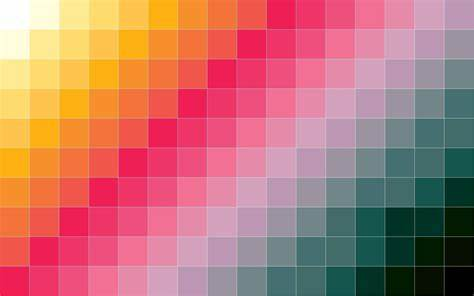
#> input picture TTL Lab/Day_6/momo.jpg, 474 x 296 px
$ jupyter execute Lab_6.ipynb
#> lines starting #> are read from the running program, lines starting #| are printed output that depends on the picture; long printed decimals are rounded
# Import and initialization

[cell 1]
import numpy as np
import pandas as pd
import cv2 as cv
import html5lib
import matplotlib.pyplot as plt
from google.colab.patches import cv2_imshow

# Image Histogram

[cell 2]
# Read the image
img = cv.imread('momo.jpg', 0)
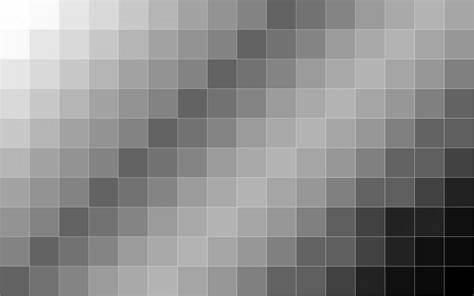
#> img: shape (296, 474); min 0, max 255, mean 139.9
plt.xlabel("Value")
plt.title('Histogram for given Image')
plt.xlabel("pixel intensity")
plt.ylabel("pixel frequency")
print(plt.hist(img))
#> (printed output is left out)
cv2_imshow(img)
cv.waitKey()
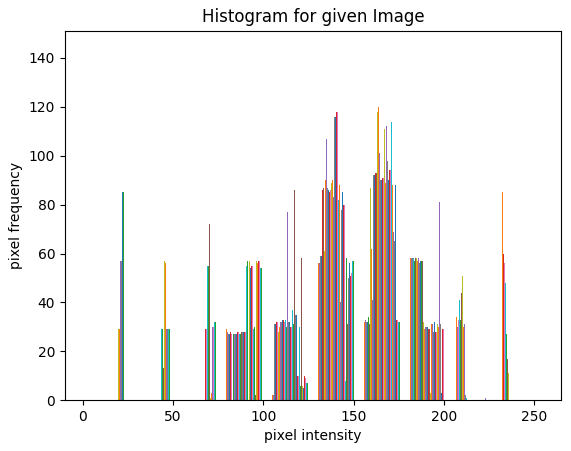
#> figure drawn by matplotlib, 1 panel; tallest bar 89 high, from x = 232 to 232.1; tallest bar 89 high, from x = 232.1 to 232.1; tallest bar 65 high, from x = 232.1 to 232.2

# Image histogram equalization

[cell 3]
img2 = cv.equalizeHist(img)
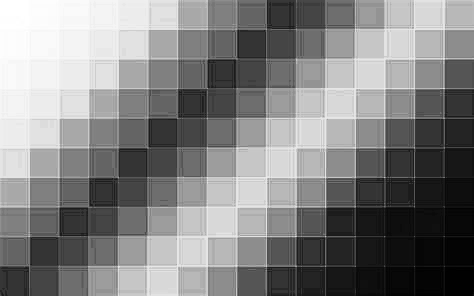
#> img2: shape (296, 474); min 0, max 255, mean 129.9
res = np.hstack((img, img2))
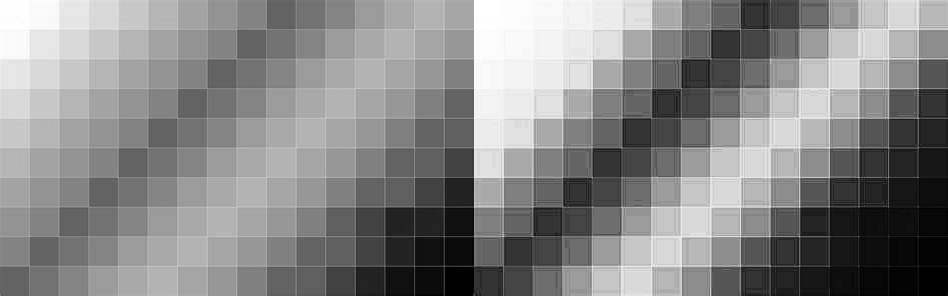
#> res: shape (296, 948); min 0, max 255, mean 134.9
cv2_imshow(res)
cv.waitKey()

# Covariance between 2 images

[cell 4]
def covImage(x, y):
  xbar, ybar = x.mean(), y.mean()
#> xbar = 139.9; ybar = 129.9
  return np.sum((x-xbar)*(y-ybar))/len(x)-1

print(covImage(img, img2))
#| 1599985.263

# Image stretching

[cell 5]
# [10 lines of commented-out code are left out]

Padding : Applying extra pixels to the image boundary.

Low frequency zone : no abrupt change of pixel values (smooth)

High frequency zone : abrupt change of pixel values (contrasted)

# Image Filters

[cell 6]
# Applying a basic low-pass filter
kernel = np.ones((3, 3), np.float32) / 9
dst = cv.filter2D(img, -1, kernel)
cv2_imshow(dst)
cv.waitKey()
cv.destroyAllWindows()

[cell 7]
# Applying a basic high-pass filter
kernel2 = np.array([[-1, -1, -1],
                    [-1, 8, -1],
                    [-1, -1, -1]])

dst = cv.filter2D(img, -1, kernel2)
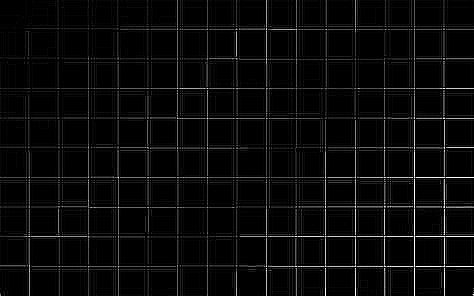
#> dst: shape (296, 474); min 0, max 255, mean 9.5
cv2_imshow(dst)
cv.waitKey()
cv.destroyAllWindows()

# Comparison between original and filtered image

[cell 8]
kernel = np.ones((9, 9), np.float32) / 81
dst = cv.filter2D(img, -1, kernel)
res = np.hstack((img, dst))
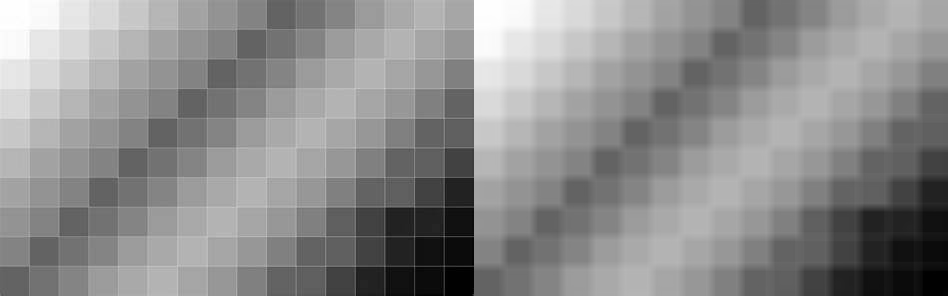
#> res: shape (296, 948); min 0, max 255, mean 139.9
cv2_imshow(res)
cv.waitKey()

[cell 9]
# Comparison between high=pass filtered and low-pass filtered image
dst1 = cv.filter2D(img, -1, kernel)
dst2 = cv.filter2D(img, -1, kernel2)
res = np.hstack((dst1, dst2));
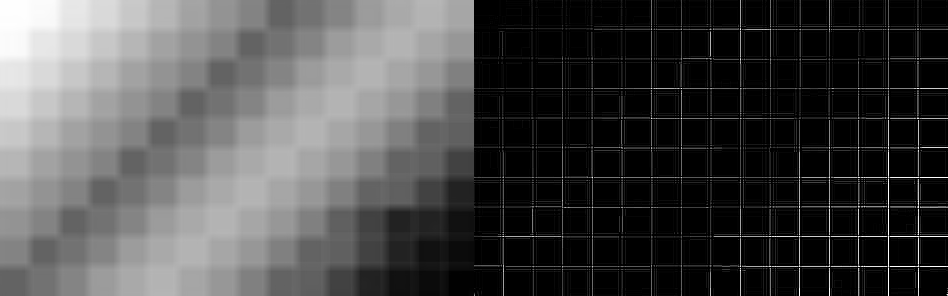
#> res: shape (296, 948); min 0, max 255, mean 74.7
cv2_imshow(res)
cv.waitKey()
cv.destroyAllWindows()

## Canny Edge Detection

[cell 10]
edges = cv.Canny(img, 70, 200)
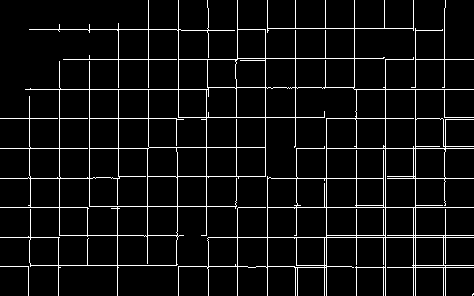
#> edges: shape (296, 474); 6.4% white in thin lines or dots
cv2_imshow(edges)
cv.waitKey()
cv.destroyAllWindows()
